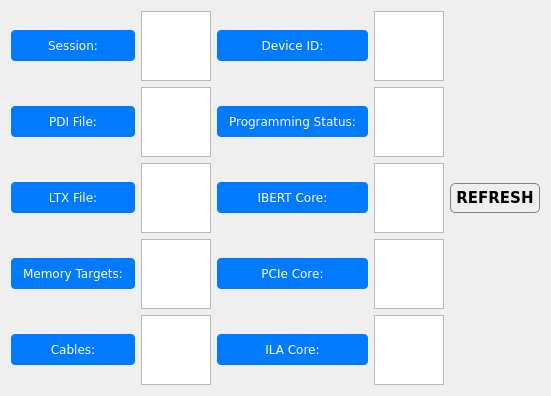
                            <widget class="QWidget" name="scrollAreaWidgetContents_2">
                             <property name="geometry">
                              <rect>
                               <x>0</x>
                               <y>0</y>
                               <width>542</width>
                               <height>359</height>
                              </rect>
                             </property>
                             <layout class="QHBoxLayout" name="horizontalLayout_18">
                              <item>
                               <layout class="QGridLayout" name="gridLayout">
                                <item row="4" column="0">
                                 <widget class="QPushButton" name="pushButton_9">
                                  <property name="font">
                                   <font>
                                    <family>Verdana</family>
                                   </font>
                                  </property>
                                  <property name="styleSheet">
                                   <string notr="true">QPushButton {
    border: none;
    padding: 8px 12px;
    border-radius: 4px;
    background-color: #007bff;
    color: #fff;
}

QPushButton:hover {
    background-color: #0056b3;
}

QPushButton::indicator {
    width: 16px;
    height: 16px;
    margin-right: 6px;
}</string>
                                  </property>
                                  <property name="text">
                                   <string>Memory Targets:</string>
                                  </property>
                                 </widget>
                                </item>
                                <item row="3" column="1">
                                 <widget class="QTextBrowser" name="LTX_TextBrowser">
                                  <property name="font">
                                   <font>
                                    <family>Verdana</family>
                                   </font>
                                  </property>
                                 </widget>
                                </item>
                                <item row="1" column="1">
                                 <widget class="QTextBrowser" name="PDI_TextBrowser">
                                  <property name="font">
                                   <font>
                                    <family>Verdana</family>
                                   </font>
                                  </property>
                                  <property name="html">
                                   <string>&lt;!DOCTYPE HTML PUBLIC &quot;-//W3C//DTD HTML 4.0//EN&quot; &quot;http://www.w3.org/TR/REC-html40/strict.dtd&quot;&gt;
&lt;html&gt;&lt;head&gt;&lt;meta name=&quot;qrichtext&quot; content=&quot;1&quot; /&gt;&lt;style type=&quot;text/css&quot;&gt;
p, li { white-space: pre-wrap; }
&lt;/style&gt;&lt;/head&gt;&lt;body style=&quot; font-family:'Verdana'; font-size:8.25pt; font-weight:400; font-style:normal;&quot;&gt;
&lt;p style=&quot;-qt-paragraph-type:empty; margin-top:0px; margin-bottom:0px; margin-left:0px; margin-right:0px; -qt-block-indent:0; text-indent:0px; font-size:9pt;&quot;&gt;&lt;br /&gt;&lt;/p&gt;&lt;/body&gt;&lt;/html&gt;</string>
                                  </property>
                                 </widget>
                                </item>
                                <item row="0" column="0">
                                 <widget class="QPushButton" name="pushButton">
                                  <property name="font">
                                   <font>
                                    <family>Verdana</family>
                                    <weight>50</weight>
                                    <bold>false</bold>
                                   </font>
                                  </property>
                                  <property name="styleSheet">
                                   <string notr="true">QPushButton {
    border: none;
    padding: 8px 12px;
    border-radius: 4px;
    background-color: #007bff;
    color: #fff;
}

QPushButton:hover {
    background-color: #0056b3;
}

QPushButton::indicator {
    width: 16px;
    height: 16px;
    margin-right: 6px;
}</string>
                                  </property>
                                  <property name="text">
                                   <string>Session:</string>
                                  </property>
                                 </widget>
                                </item>
                                <item row="4" column="1">
                                 <widget class="QTextBrowser" name="MemoryTargets_TextBrowser">
                                  <property name="font">
                                   <font>
                                    <family>Verdana</family>
                                   </font>
                                  </property>
                                 </widget>
                                </item>
                                <item row="1" column="0">
                                 <widget class="QPushButton" name="pushButton_3">
                                  <property name="font">
                                   <font>
                                    <family>Verdana</family>
                                   </font>
                                  </property>
                                  <property name="styleSheet">
                                   <string notr="true">QPushButton {
    border: none;
    padding: 8px 12px;
    border-radius: 4px;
    background-color: #007bff;
    color: #fff;
}

QPushButton:hover {
    background-color: #0056b3;
}

QPushButton::indicator {
    width: 16px;
    height: 16px;
    margin-right: 6px;
}</string>
                                  </property>
                                  <property name="text">
                                   <string>PDI File:</string>
                                  </property>
                                 </widget>
                                </item>
                                <item row="5" column="1">
                                 <widget class="QTextBrowser" name="Cables_TextBrowser">
                                  <property name="font">
                                   <font>
                                    <family>Verdana</family>
                                   </font>
                                  </property>
                                 </widget>
                                </item>
                                <item row="0" column="3">
                                 <widget class="QTextBrowser" name="deviceID_TextBrowser">
                                  <property name="font">
                                   <font>
                                    <family>Verdana</family>
                                   </font>
                                  </property>
                                  <property name="html">
                                   <string>&lt;!DOCTYPE HTML PUBLIC &quot;-//W3C//DTD HTML 4.0//EN&quot; &quot;http://www.w3.org/TR/REC-html40/strict.dtd&quot;&gt;
&lt;html&gt;&lt;head&gt;&lt;meta name=&quot;qrichtext&quot; content=&quot;1&quot; /&gt;&lt;style type=&quot;text/css&quot;&gt;
p, li { white-space: pre-wrap; }
&lt;/style&gt;&lt;/head&gt;&lt;body style=&quot; font-family:'Verdana'; font-size:8.25pt; font-weight:400; font-style:normal;&quot;&gt;
&lt;p style=&quot;-qt-paragraph-type:empty; margin-top:0px; margin-bottom:0px; margin-left:0px; margin-right:0px; -qt-block-indent:0; text-indent:0px; font-size:9pt;&quot;&gt;&lt;br /&gt;&lt;/p&gt;&lt;/body&gt;&lt;/html&gt;</string>
                                  </property>
                                 </widget>
                                </item>
                                <item row="0" column="2">
                                 <widget class="QPushButton" name="pushButton_2">
                                  <property name="font">
                                   <font>
                                    <family>Verdana</family>
                                   </font>
                                  </property>
                                  <property name="styleSheet">
                                   <string notr="true">QPushButton {
    border: none;
    padding: 8px 12px;
    border-radius: 4px;
    background-color: #007bff;
    color: #fff;
}

QPushButton:hover {
    background-color: #0056b3;
}

QPushButton::indicator {
    width: 16px;
    height: 16px;
    margin-right: 6px;
}</string>
                                  </property>
                                  <property name="text">
                                   <string>Device ID:</string>
                                  </property>
                                 </widget>
                                </item>
                                <item row="3" column="3">
                                 <widget class="QTextBrowser" name="IbertCore_TextBrowser">
                                  <property name="font">
                                   <font>
                                    <family>Verdana</family>
                                   </font>
                                  </property>
                                 </widget>
                                </item>
                                <item row="0" column="1">
                                 <widget class="QTextBrowser" name="Session_TextBrowser">
                                  <property name="font">
                                   <font>
                                    <family>Verdana</family>
                                   </font>
                                  </property>
                                 </widget>
                                </item>
                                <item row="4" column="2">
                                 <widget class="QPushButton" name="pushButton_8">
                                  <property name="font">
                                   <font>
                                    <family>Verdana</family>
                                   </font>
                                  </property>
                                  <property name="styleSheet">
                                   <string notr="true">QPushButton {
    border: none;
    padding: 8px 12px;
    border-radius: 4px;
    background-color: #007bff;
    color: #fff;
}

QPushButton:hover {
    background-color: #0056b3;
}

QPushButton::indicator {
    width: 16px;
    height: 16px;
    margin-right: 6px;
}</string>
                                  </property>
                                  <property name="text">
                                   <string>PCIe Core:</string>
                                  </property>
                                 </widget>
                                </item>
                                <item row="1" column="2">
                                 <widget class="QPushButton" name="pushButton_10">
                                  <property name="font">
                                   <font>
                                    <family>Verdana</family>
                                   </font>
                                  </property>
                                  <property name="styleSheet">
                                   <string notr="true">QPushButton {
    border: none;
    padding: 8px 12px;
    border-radius: 4px;
    background-color: #007bff;
    color: #fff;
}

QPushButton:hover {
    background-color: #0056b3;
}

QPushButton::indicator {
    width: 16px;
    height: 16px;
    margin-right: 6px;
}</string>
                                  </property>
                                  <property name="text">
                                   <string>Programming Status:</string>
                                  </property>
                                 </widget>
                                </item>
                                <item row="4" column="3">
                                 <widget class="QTextBrowser" name="PcieCore_TextBrowser">
                                  <property name="font">
                                   <font>
                                    <family>Verdana</family>
                                   </font>
                                  </property>
                                 </widget>
                                </item>
                                <item row="3" column="0">
                                 <widget class="QPushButton" name="pushButton_7">
                                  <property name="font">
                                   <font>
                                    <family>Verdana</family>
                                   </font>
                                  </property>
                                  <property name="styleSheet">
                                   <string notr="true">QPushButton {
    border: none;
    padding: 8px 12px;
    border-radius: 4px;
    background-color: #007bff;
    color: #fff;
}

QPushButton:hover {
    background-color: #0056b3;
}

QPushButton::indicator {
    width: 16px;
    height: 16px;
    margin-right: 6px;
}</string>
                                  </property>
                                  <property name="text">
                                   <string>LTX File:</string>
                                  </property>
                                 </widget>
                                </item>
                                <item row="5" column="3">
                                 <widget class="QTextBrowser" name="ILACore_TextBrowser">
                                  <property name="font">
                                   <font>
                                    <family>Verdana</family>
                                   </font>
                                  </property>
                                 </widget>
                                </item>
                                <item row="1" column="3">
                                 <widget class="QTextBrowser" name="ProgrammingStatus_TextBrowser">
                                  <property name="font">
                                   <font>
                                    <family>Verdana</family>
                                   </font>
                                  </property>
                                  <property name="html">
                                   <string>&lt;!DOCTYPE HTML PUBLIC &quot;-//W3C//DTD HTML 4.0//EN&quot; &quot;http://www.w3.org/TR/REC-html40/strict.dtd&quot;&gt;
&lt;html&gt;&lt;head&gt;&lt;meta name=&quot;qrichtext&quot; content=&quot;1&quot; /&gt;&lt;style type=&quot;text/css&quot;&gt;
p, li { white-space: pre-wrap; }
&lt;/style&gt;&lt;/head&gt;&lt;body style=&quot; font-family:'Verdana'; font-size:8.25pt; font-weight:400; font-style:normal;&quot;&gt;
&lt;p style=&quot;-qt-paragraph-type:empty; margin-top:0px; margin-bottom:0px; margin-left:0px; margin-right:0px; -qt-block-indent:0; text-indent:0px; font-size:9pt;&quot;&gt;&lt;br /&gt;&lt;/p&gt;&lt;/body&gt;&lt;/html&gt;</string>
                                  </property>
                                 </widget>
                                </item>
                                <item row="3" column="2">
                                 <widget class="QPushButton" name="pushButton_4">
                                  <property name="font">
                                   <font>
                                    <family>Verdana</family>
                                   </font>
                                  </property>
                                  <property name="styleSheet">
                                   <string notr="true">QPushButton {
    border: none;
    padding: 8px 12px;
    border-radius: 4px;
    background-color: #007bff;
    color: #fff;
}

QPushButton:hover {
    background-color: #0056b3;
}

QPushButton::indicator {
    width: 16px;
    height: 16px;
    margin-right: 6px;
}</string>
                                  </property>
                                  <property name="text">
                                   <string>IBERT Core:</string>
                                  </property>
                                 </widget>
                                </item>
                                <item row="5" column="2">
                                 <widget class="QPushButton" name="pushButton_5">
                                  <property name="font">
                                   <font>
                                    <family>Verdana</family>
                                   </font>
                                  </property>
                                  <property name="styleSheet">
                                   <string notr="true">QPushButton {
    border: none;
    padding: 8px 12px;
    border-radius: 4px;
    background-color: #007bff;
    color: #fff;
}

QPushButton:hover {
    background-color: #0056b3;
}

QPushButton::indicator {
    width: 16px;
    height: 16px;
    margin-right: 6px;
}</string>
                                  </property>
                                  <property name="text">
                                   <string>ILA Core:</string>
                                  </property>
                                 </widget>
                                </item>
                                <item row="5" column="0">
                                 <widget class="QPushButton" name="pushButton_6">
                                  <property name="font">
                                   <font>
                                    <family>Verdana</family>
                                   </font>
                                  </property>
                                  <property name="styleSheet">
                                   <string notr="true">QPushButton {
    border: none;
    padding: 8px 12px;
    border-radius: 4px;
    background-color: #007bff;
    color: #fff;
}

QPushButton:hover {
    background-color: #0056b3;
}

QPushButton::indicator {
    width: 16px;
    height: 16px;
    margin-right: 6px;
}</string>
                                  </property>
                                  <property name="text">
                                   <string>Cables:</string>
                                  </property>
                                 </widget>
                                </item>
                               </layout>
                              </item>
                              <item>
                               <layout class="QVBoxLayout" name="verticalLayout_36">
                                <property name="topMargin">
                                 <number>0</number>
                                </property>
                                <property name="rightMargin">
                                 <number>0</number>
                                </property>
                                <item>
                                 <widget class="QPushButton" name="refresh_device_properties_button">
                                  <property name="font">
                                   <font>
                                    <family>Verdana</family>
                                    <pointsize>11</pointsize>
                                    <weight>75</weight>
                                    <bold>true</bold>
                                   </font>
                                  </property>
                                  <property name="styleSheet">
                                   <string notr="true">QPushButton {
	
    background-color: qlineargradient(x1: 0, y1: 0, x2: 0, y2: 1,
                                      stop: 0 #F0F0F0, stop: 1 #baf1f5);
    border-width: 1px;
    border-color: #808080;
    border-style: solid;
    border-radius: 5px;
    padding: 5px;
    color: #000000;
    font-weight: bold;
}

QPushButton:pressed {
    background-color: qlineargradient(x1: 0, y1: 0, x2: 0, y2: 1,
                                      stop: 0 #A0A0A0, stop: 1 #F0F0F0);
    border-color: #404040;
}</string>
                                  </property>
                                  <property name="text">
                                   <string>REFRESH</string>
                                  </property>
                                  <property name="icon">
                                   <iconset>
                                    <normaloff>GUI_Logos/refresh_icon.png</normaloff>GUI_Logos/refresh_icon.png</iconset>
                                  </property>
                                  <property name="iconSize">
                                   <size>
                                    <width>40</width>
                                    <height>40</height>
                                   </size>
                                  </property>
                                 </widget>
                                </item>
                               </layout>
                              </item>
                             </layout>
                            </widget>
